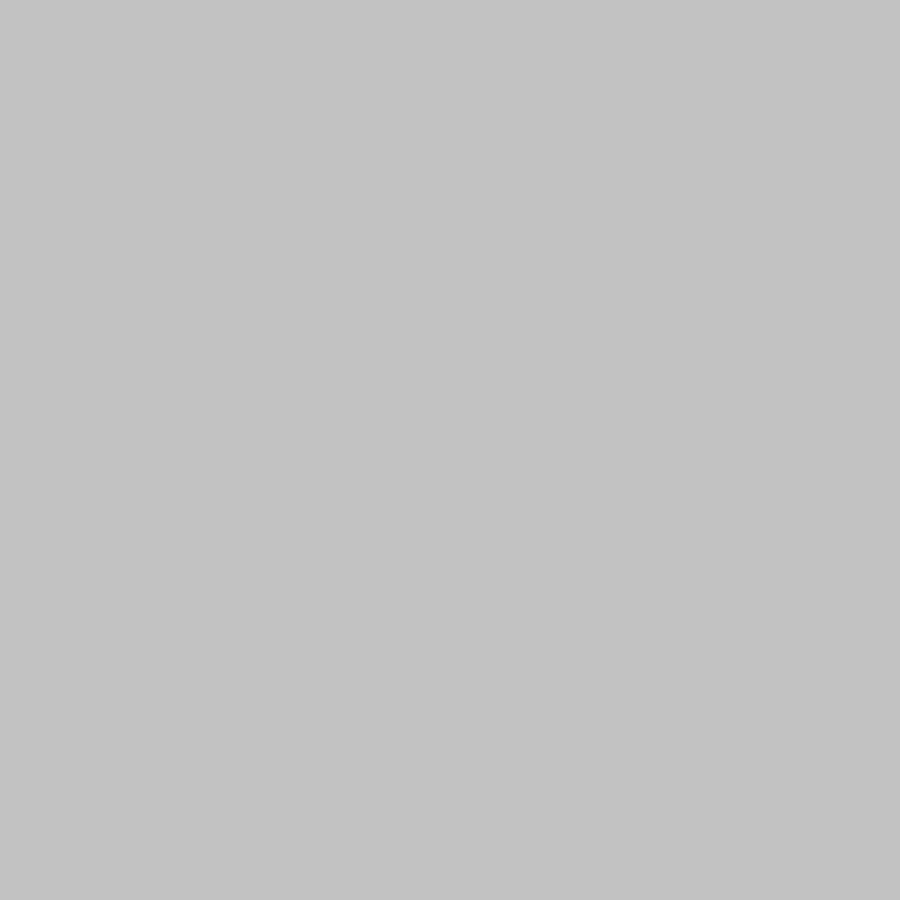
Frame 1 (no input)
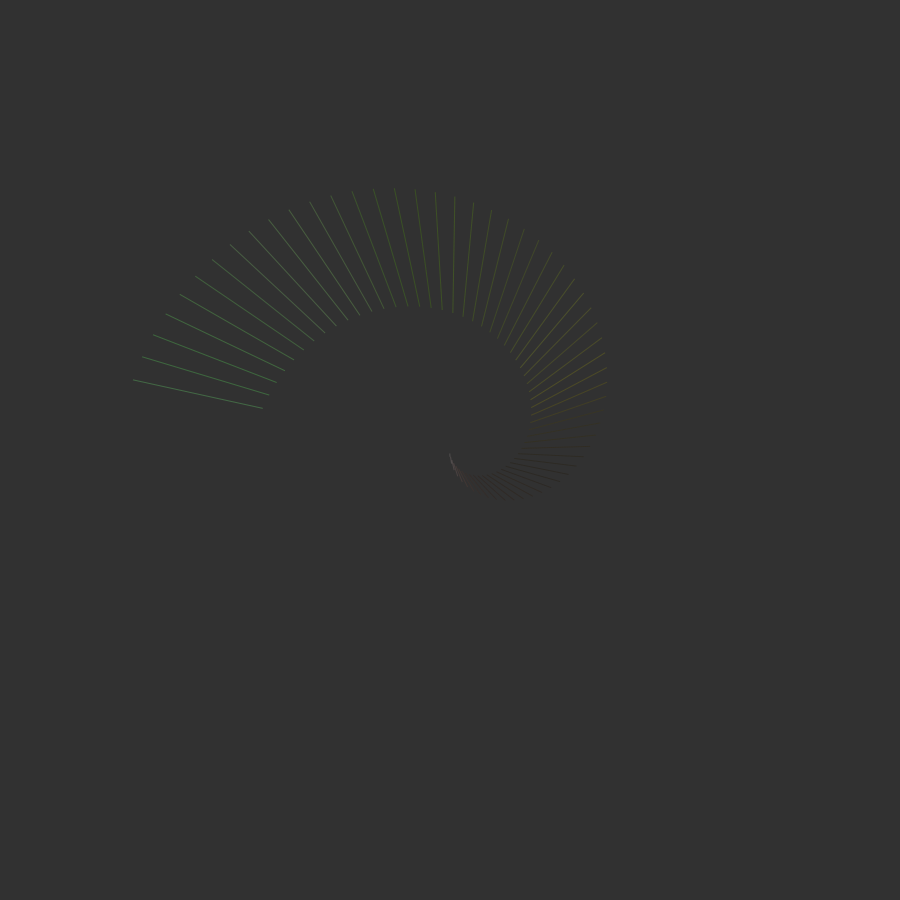
Frame 60 (the mouse pressed at the canvas centre just before this capture)
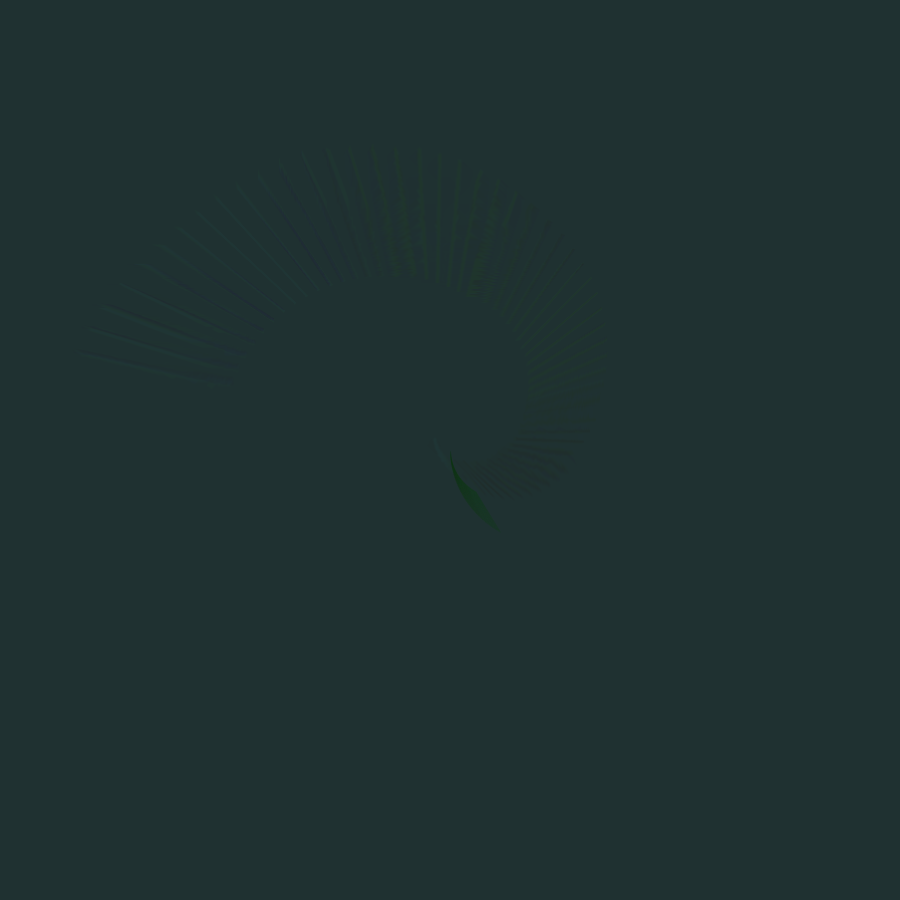
Frame 120 (the mouse held since frame 60 and released just before this capture)

The Processing sketch that drew these frames (run headless with seeded random() and noise(); from frame 60 on, the mouse is pressed at the canvas centre):

// Processing sketch: sinecosine2
// ── sinecosine2.pde
// mouse click = restart
// hold [space] key for transparency
// [s] to save

float a = 0;
float b = 0;
float co = 0;
float da = 0;
float db = 0;
float dco = 0;
float k1 = 1;
float k2 = 1;
float w2 = 1;
float h2 = 1;
color bg;
int erasing = 30;
float opacityMax = 0.3;
float opacity = opacityMax;
float opacity_d = 0;

void setup() {
  size(900, 900);
  w2 = width / 2;
  h2 = height / 2;
  colorMode(HSB, 1);
  smooth();
  noStroke();
  reset();
}

void reset() {
  a = 0;
  b = 0;
  bg = color(random(1), random(1), random(float(mouseX)/width));
  erasing = 30;
  da = random(0.002, 0.08);
  db = da / float(int(random(1, 5)));
  dco = da * db;
  k1 = int(random(2, 9));
  k2 = int(random(2, 9));
  noiseSeed(frameCount);
}

float stretch(float y, float expo) {
  if (y < 0.5) {
    y = pow(y*2, expo) / 2;
  } 
  else {
    y = 1 - y;
    y = 1 - pow(y*2, expo) / 2;
  }
  return y;
}

void draw() {
  if (erasing > 0) {
    fill(bg, 0.05);
    rect(0, 0, width, height);
    copy(2, 2, width-3, height-3, 0, 0, width, height);
    erasing--;
    return;
  }

  int times = 2;
  while (times-- > 0) {
    if (opacity_d != 0) {
      opacity += opacity_d;
      if (opacity < 0) {
        opacity = 0;
        opacity_d = 0.01;
        save(year() + "-" + month() + "-" + day() + "-" + hour() + "-" + minute() + "-" + second() + ".png");
      }
      if (opacity > opacityMax) {
        opacity = opacityMax;
        opacity_d = 0;
      }
    }
    set_stroke(co);

    float x0 = w2 + sin(a)*sin(b/k1)*w2*0.8;
    float y0 = h2 + cos(a)*sin(b/k1)*h2*0.8;

    float x1 = w2 + sin(b)*sin(a/k2)*w2*0.8;
    float y1 = h2 + cos(b)*sin(a/k2)*h2*0.8;

    sline(x0, y0, x1, y1);

    a = a + da;
    b = b + db;
    co = co + dco;
  }
}

void set_stroke(float n) {
  float sat = stretch(noise(n * 10, 10), 3);
  float bri = stretch(noise(n * 10, 15), 3);
  fill(n % 1, sat, bri, opacity);
}

void mousePressed() {
  reset();
}

void keyPressed() {
  if(key == ' ') {
    opacity_d = -0.01;
  }
  if(key == 's') {
    save(year() + "-" + month() + "-" + day() + "-" + hour() + "-" + minute() + "-" + second() + ".png");
  }
}

void sline(float x0, float y0, float x1, float y1) {
  noStroke();
  pushMatrix();
  translate(x0, y0);
  rotate(atan2(y1-y0, x1-x0));
  rect(0, 0, dist(x0, y0, x1, y1), 1);
  popMatrix();
}
